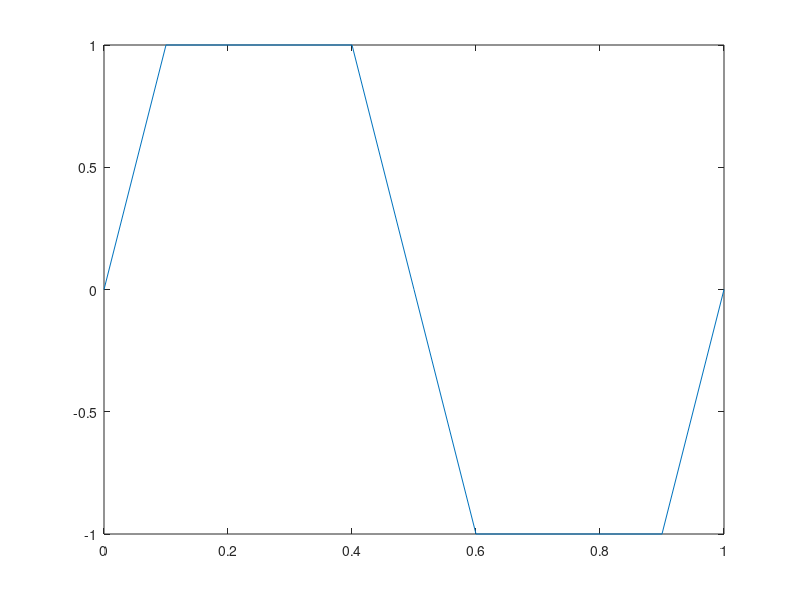

Recreate this plot in MATLAB.

 A = 4/pi;
 f = 1;
 t = 0:0.1:1;
N = 100000;
xt =0;

for k = 1:N
    xt = xt + A * sin(2*pi*(2*k-1)*f*t)/(2*k-1);
end

plot(t,xt);
